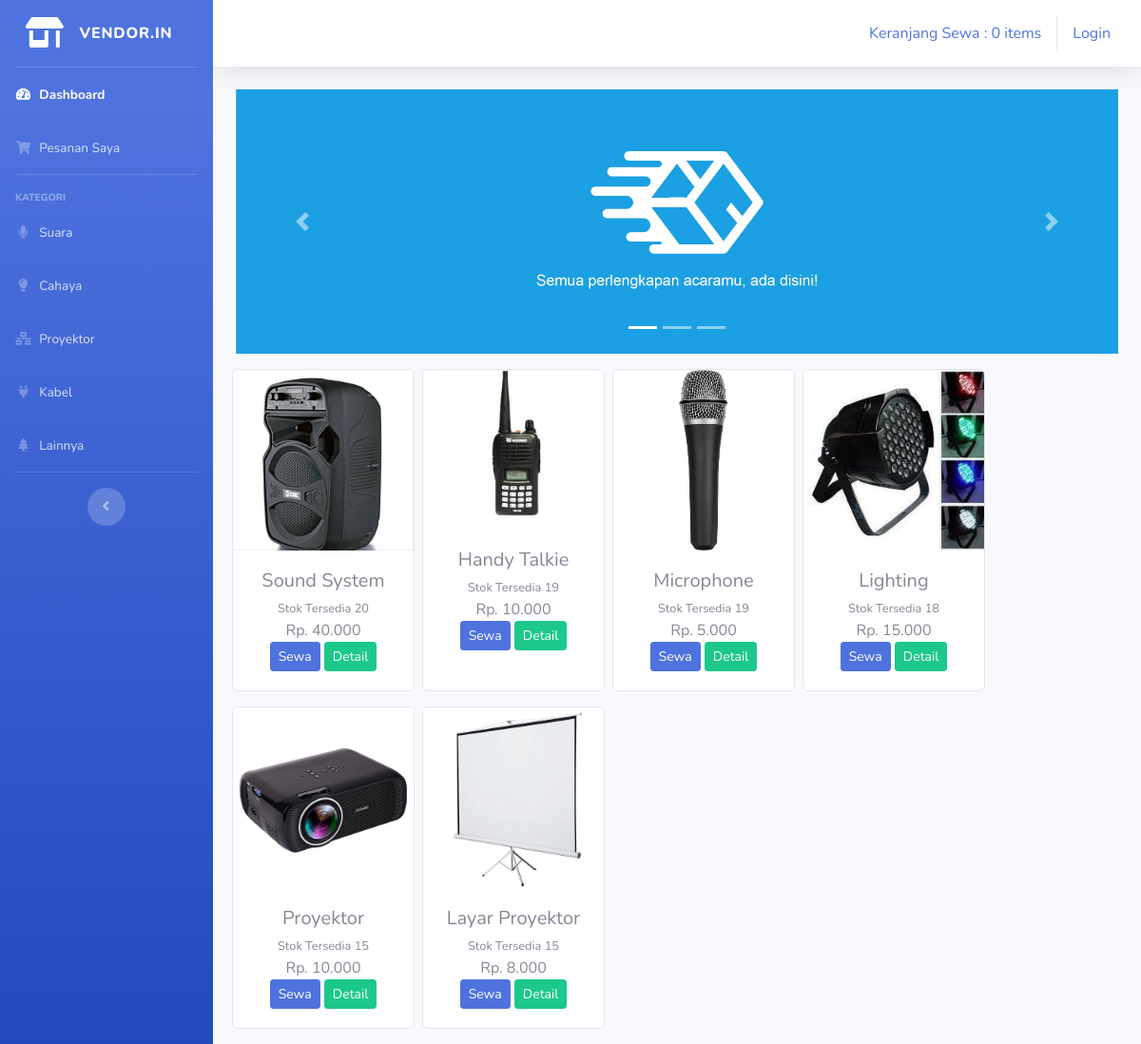
The page / on the database its author committed.
### tables this page shows
CREATE TABLE `tb_barang` (
  `id_brg` int(11) NOT NULL,
  `id_vendor` int(11) NOT NULL,
  `nama_brg` varchar(120) NOT NULL,
  `keterangan` varchar(225) NOT NULL,
  `kategori` varchar(60) NOT NULL,
  `harga` int(11) NOT NULL,
  `stok` int(4) NOT NULL,
  `gambar` text NOT NULL
);

### application/controllers/Welcome.php (called while the page is built, shortened)
<?php
class Welcome extends CI_Controller {
	public function index ()
	{
		$data['barang'] = $this->model_barang->tampil_data()->result();
		$this->load->view('templates/header');
		$this->load->view('templates/sidebar');
		$this->load->view('dashboard', $data);
		$this->load->view('templates/footer');
	}
}

### index.php (called while the page is built, shortened)
<?php
require_once BASEPATH.'core/CodeIgniter.php';

### application/models/model_barang.php (called while the page is built, shortened)
<?php
class Model_barang extends CI_Model{
	public function tampil_data($id_vendor = null){
		return $this->db->get('tb_barang');
	}
}

### application/views/dashboard.php (the view, shortened to what this page needs)
<div class="container-fluid">
    <div id="carouselExampleIndicators" class="carousel slide" data-ride="carousel">
        <ol class="carousel-indicators">
            <li data-target="#carouselExampleIndicators" data-slide-to="0" class="active"></li>
            <li data-target="#carouselExampleIndicators" data-slide-to="1"></li>
            <li data-target="#carouselExampleIndicators" data-slide-to="2"></li>
        </ol>
        <div class="carousel-inner">
            <div class="carousel-item active">
                <img src="<?php echo base_url('assets/img/slider1.jpg') ?>" class="d-block w-100" alt="...">
            </div>
        </div>
        <a class="carousel-control-prev" href="#carouselExampleIndicators" role="button" data-slide="prev">
            <span class="carousel-control-prev-icon" aria-hidden="true"></span>
        </a>
        <a class="carousel-control-next" href="#carouselExampleIndicators" role="button" data-slide="next">
            <span class="carousel-control-next-icon" aria-hedden="true"></span>
        </a>
    </div>
    <div class="row text-center mt-3">
        <?php foreach ($barang as $brg) : ?>
            <div class="card ml-2 mb-3" style="width: 12rem;">
                <img src="<?php echo base_url().'/uploads/'.$brg->gambar ?>" class="card-img-top" alt="...">
                    <div class="card-body">
                        <h5 class="card-title mb-1"><?php echo $brg->nama_brg ?></h5>
                        <small>Stok Tersedia <?php echo $brg->stok ?></small><br>
                    <span>Rp. <?php echo number_format($brg->harga, 0,',','.')  ?></span><br>
                    <?php echo anchor('dashboard/tambah_ke_keranjang/'.$brg->id_brg, '<div class="btn btn-sm btn-primary">Sewa</div>') ?>
                    <?php echo anchor('dashboard/detail/'.$brg->id_brg, '<div class="btn btn-sm btn-success">Detail</div>') ?>
            </div>
        </div>
        <?php endforeach; ?>
    </div>
</div>

### application/views/templates/header.php (shortened to what this page needs)
<!DOCTYPE html>
<html lang="en">
<head>
    <link href="<?php echo base_url() ?>assets/vendor/fontawesome-free/css/all.min.css" rel="stylesheet" type="text/css">
    <link href="<?php echo base_url() ?>assets/css/sb-admin-2.min.css" rel="stylesheet">
</head>

### application/views/templates/sidebar.php (shortened to what this page needs)
<body id="page-top">
    <div id="wrapper">
        <ul class="navbar-nav bg-gradient-primary sidebar sidebar-dark accordion" id="accordionSidebar">
            <a class="sidebar-brand d-flex align-items-center justify-content-center" href="welcome">
                <div class="sidebar-brand-icon">
                    <i class="fas fa-store-alt"></i>
                </div>
                <div class="sidebar-brand-text mx-3">Vendor.In</div>
            </a>
            <hr class="sidebar-divider my-0">
            <li class="nav-item active">
                <a class="nav-link" href="<?php echo base_url('welcome') ?>">
                    <i class="fas fa-fw fa-tachometer-alt"></i>
                    <span>Dashboard</span></a>
            </li>
            <li class="nav-item">
                <a class="nav-link" href="<?php echo base_url('Dashboard/pesananSaya') ?>">
                    <i class="fas fa-fw fa-shopping-cart"></i>
                    <span>Pesanan Saya</span></a>
            </li>
            <hr class="sidebar-divider">
            <div class="sidebar-heading">
                KATEGORI
            </div>
            <li class="nav-item">
                <a class="nav-link" href="<?php echo base_url('kategori/suara') ?>">
                    <i class="fas fa-fw fa-microphone"></i>
                    <span>Suara</span></a>
            </li>
              <li class="nav-item">
                <a class="nav-link" href="<?php echo base_url('kategori/cahaya') ?>">
                    <i class="fas fa-fw fa-lightbulb"></i>
                    <span>Cahaya</span></a>
            </li>
              <li class="nav-item">
                <a class="nav-link" href="<?php echo base_url('kategori/proyektor') ?>">
                    <i class="fas fa-fw fa-network-wired"></i>
                    <span>Proyektor</span></a>
            </li>
              <li class="nav-item">
                <a class="nav-link" href="<?php echo base_url('kategori/kabel') ?>">
                    <i class="fas fa-fw fa-plug"></i>
                    <span>Kabel</span></a>
            </li>
            <li class="nav-item">
                <a class="nav-link" href="<?php echo base_url('kategori/dll') ?>">
                    <i class="fas fa-fw fa-tree"></i>
                    <span>Lainnya</span></a>
            </li>
            <hr class="sidebar-divider d-none d-md-block">
            <div class="text-center d-none d-md-inline">
                <button class="rounded-circle border-0" id="sidebarToggle"></button>
            </div>
        </ul>
        <div id="content-wrapper" class="d-flex flex-column">
            <div id="content">
                <nav class="navbar navbar-expand navbar-light bg-white topbar mb-4 static-top shadow">
                    <ul class="navbar-nav ml-auto">
                        <div class="navbar">
                            <ul class="nav navbar-nav navbar-right">
                                <li>
                                    <?php
                                    $keranjang = 'Keranjang Sewa : ' . $this->cart->total_items() . ' items'
                                    ?>
                                    <?php echo anchor('dashboard/detail_keranjang', $keranjang) ?>
                                </li>
                            </ul>
                        <ul class="nav navbar-nav navbar-right">
                            <?php if($this->session->userdata('username')) { ?>
                                <li><div>Selamat datang <?php echo $this->session->userdata('username') ?></div></li>
                                <li class="ml-2"><?php echo anchor('auth/logout','Logout') ?></li>
                            <?php } else { ?>
                                <li><?php echo anchor('auth/login','Login') ?></li>
                            <?php } ?>
                        </ul>
                        </div>
                    </ul>
                </nav>

### application/views/templates/footer.php (shortened to what this page needs)
</body>
</html>

### rows shown on the page
tb_barang: gambar (picture), nama_brg "Sound System", stok "20", harga "40.000", id_brg "Sewa", id_brg "Detail"
tb_barang: gambar (picture), nama_brg "Handy Talkie", stok "19", harga "10.000", id_brg "Sewa", id_brg "Detail"
tb_barang: gambar (picture), nama_brg "Microphone", stok "19", harga "5.000", id_brg "Sewa", id_brg "Detail"
tb_barang: gambar (picture), nama_brg "Lighting", stok "18", harga "15.000", id_brg "Sewa", id_brg "Detail"
tb_barang: gambar (picture), nama_brg "Proyektor", stok "15", harga "10.000", id_brg "Sewa", id_brg "Detail"
tb_barang: gambar (picture), nama_brg "Layar Proyektor", stok "15", harga "8.000", id_brg "Sewa", id_brg "Detail"

### other values the page prints
anchor('dashboard/detail_keranjang', $keranjang) "Keranjang Sewa : 0 items"
anchor('auth/login','Login') "Login"
